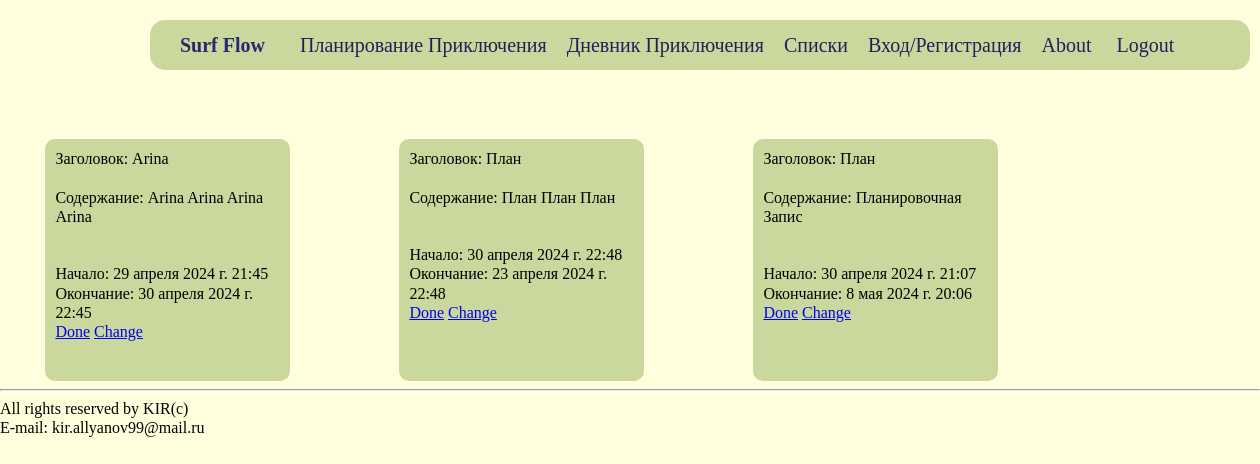
Screenshot of /plans_list/ (signed in) with the database file from the repository.
### web_app/models.py (models this page shows, shortened)
class Plan(models.Model):
    id = models.IntegerField(unique=True, primary_key=True)
    author = models.ForeignKey(User, on_delete=models.CASCADE)
    title = models.CharField(max_length=100)
    content = models.TextField()
    from_date = models.DateTimeField()
    to_date = models.DateTimeField()

### web_app/views.py (the view)
# urls.py: path('plans_list/', views.plans, name='plans'),
@login_required
def plans(request):
    plans = Plan.objects.filter(author=request.user)
    return render(request, 'web_app/plans_list.html', {'plans' : plans})

### web_app/templates/web_app/plans_list.html (shortened to what this page needs)
{% extends 'web_app/base.html' %}
{% block content %}
<div class="row">
    {% for plan in plans %}
        <div class="article">
            <div class="title">
                Заголовок: {{ plan.title }}</p>
                <br>
                <div class="content">
                    Содержание: {{ plan.content }}</p>
                    <br>
                     <br>
                    <div class="from_date">
                        Начало: {{ plan.from_date }}
                        <br>
                        <div>
                            Окончание: {{ plan.to_date }}
                            <div class="buttons">
                                <a href="#" class="Delete">Done</a>
                                <a href="#" class="Change">Change</a>
                            </div>
                        </div>
                    </div>
                </div>
            </div>
        </div>
    {% endfor %}
</div>
</body>
</html>
{% endblock %}

### web_app/static/web_app/css/style.css (style rules this page uses)
html, body, div, span, applet, object, iframe, h1, h2, h3, h4, h5, h6, p, blockquote, pre, a, abbr, acronym, address, big, cite, code, del, dfn, em, img, ins, kbd, q, s, samp, small, strike, strong, sub, sup, tt, var, b, u, i, center, dl, dt, dd, ol, ul, li, fieldset, form, label, legend, table, caption, tbody, tfoot, thead, tr, th, td, article, aside, canvas, details, embed, figure, figcaption, footer, header, hgroup, menu, nav, output, ruby, section, summary, time, mark, audio, video { margin: 0; padding: 0; border: 0; font-size: 100%; font: inherit; vertical-align: baseline; }
body { line-height: 1; }
html { font-size: 100%; -webkit-text-size-adjust: 100%; -ms-text-size-adjust: 100%; }
html, button, input, select, textarea { color: #222; }
html { box-sizing: border-box; }
*, *::before, *::after { box-sizing: inherit; }
body { font-family: 'Onest'; font-style: normal; font-size: 16px; line-height: 1.2; font-weight: normal; color: #000; }
.body_style { background-color: #ffffcca8; }
.row { display: grid; grid-template-rows: repeat(7, auto); grid-template-columns: repeat(5, auto); justify-content: stretch; left: 5%; right: 5%; }
.article { box-sizing: content-box; width: 100%; background: rgb(124, 155, 62, 0.4); border-radius: 10px; width: 230px; margin-top: 50px; margin-left: 10px; left: 10%; right: 10%; position:relative; padding: 10px 5px 40px 10px; }

### rows the page displays
Plan: title "Arina", content "Arina Arina Arina Arina", from_date "29 апреля 2024 г. 21:45", to_date "30 апреля 2024 г. 22:45"
Plan: title "План", content "План План План", from_date "30 апреля 2024 г. 22:48", to_date "23 апреля 2024 г. 22:48"
Plan: title "План", content "Планировочная Запис", from_date "30 апреля 2024 г. 21:07", to_date "8 мая 2024 г. 20:06"
